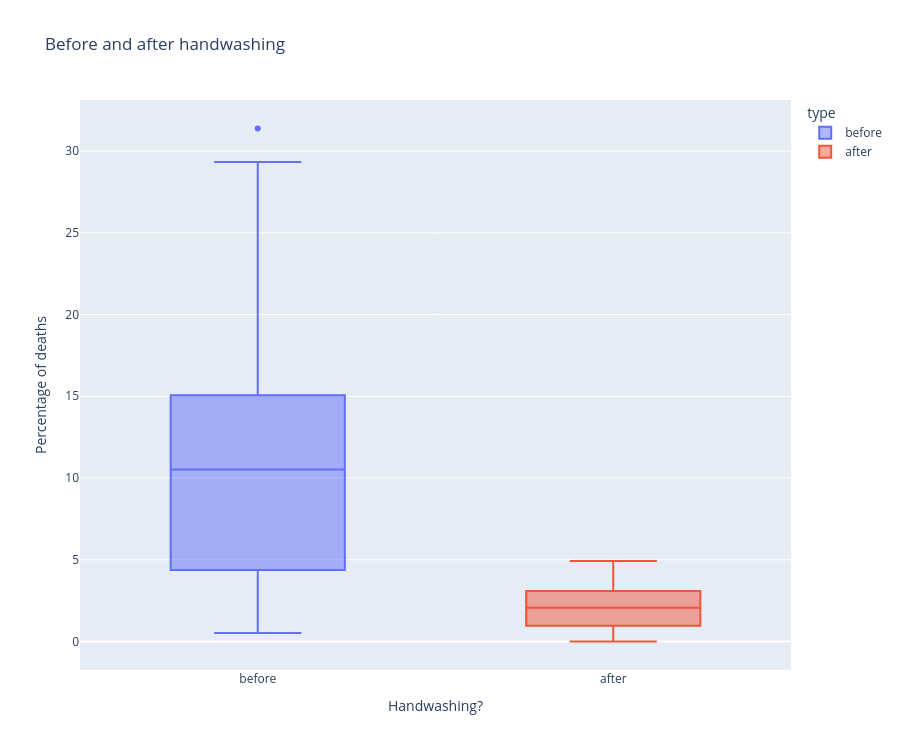

Source (notebook cell):
### Code cell
fig = px.box(df_monthly, x="type", y="pct_deaths",color='type',height=750,title="Before and after handwashing")
fig.update_layout(
    xaxis_title="Handwashing?",
    yaxis_title="Percentage of deaths"
)
fig.show()

### Figure 1 — Plotly figure (JSON) as saved in the notebook; plotly's stock layout.template omitted (floating-point values rounded to 4 significant figures)
{"data": [{"alignmentgroup": "True", "hovertemplate": "type=%{x}<br>pct_deaths=%{y}<extra></extra>", "legendgroup": "before", "marker": {"color": "#636efa"}, "name": "before", "notched": false, "offsetgroup": "before", "orientation": "v", "showlegend": true, "type": "box", "x": ["before", "before", "before", "before", "before", "before", "before", "before", "before", "before", "before", "before", "before", "before", "before", "before", "before", "before", "before", "before", "before", "before", "before", "before", "before", "before", "before", "before", "before", "before", "before", "before", "before", "before", "before", "before", "before", "before", "before", "before", "before", "before", "before", "before", "before", "before", "before", "before", "before", "before", "before", "before", "before", "before", "before", "before", "before", "before", "before", "before", "before", "before", "before", "before", "before", "before", "before", "before", "before", "before", "before", "before", "before", "before", "before", "before"], "x0": " ", "xaxis": "x", "y": [14.57, 7.531, 4.332, 1.569, 0.7843, 5.0, 8.421, 1.351, 1.878, 11.02, 22.55, 20.85, 12.22, 10.23, 10.74, 3.226, 6.593, 20.78, 25.46, 18.39, 29.34, 22.97, 31.38, 19.12, 15.97, 12.41, 11.93, 6.098, 4.082, 0.5236, 1.554, 2.262, 17.6, 7.143, 8.051, 15.16, 11.28, 17.03, 17.31, 5.833, 2.679, 4.369, 6.32, 1.224, 3.226, 11.02, 10.55, 7.591, 4.745, 4.452, 4.231, 4.392, 7.143, 6.122, 3.586, 10.55, 14.84, 10.94, 10.49, 13.39, 18.09, 15.43, 18.97, 13.44, 10.15, 13.1, 18.06, 14.39, 14.96, 10.77, 5.369, 3.215, 1.923, 3.607, 18.27, 12.24], "y0": " ", "yaxis": "y"}, {"alignmentgroup": "True", "hovertemplate": "type=%{x}<br>pct_deaths=%{y}<extra></extra>", "legendgroup": "after", "marker": {"color": "#EF553B"}, "name": "after", "notched": false, "offsetgroup": "after", "orientation": "v", "showlegend": true, "type": "box", "x": ["after", "after", "after", "after", "after", "after", "after", "after", "after", "after", "after", "after", "after", "after", "after", "after", "after", "after", "after", "after", "after", "after"], "x0": " ", "xaxis": "x", "y": [2.239, 1.2, 1.894, 4.58, 3.957, 4.472, 2.93, 3.534, 0.6873, 0.0, 0.6557, 0.9585, 1.136, 0.3717, 0.0, 0.9615, 2.341, 2.903, 1.34, 2.233, 3.085, 4.926], "y0": " ", "yaxis": "y"}], "layout": {"boxmode": "overlay", "height": 750, "legend": {"title": {"text": "type"}, "tracegroupgap": 0}, "title": {"text": "Before and after handwashing"}, "xaxis": {"anchor": "y", "categoryarray": ["before", "after"], "categoryorder": "array", "domain": [0, 1], "title": {"text": "Handwashing?"}}, "yaxis": {"anchor": "x", "domain": [0, 1], "title": {"text": "Percentage of deaths"}}}}
